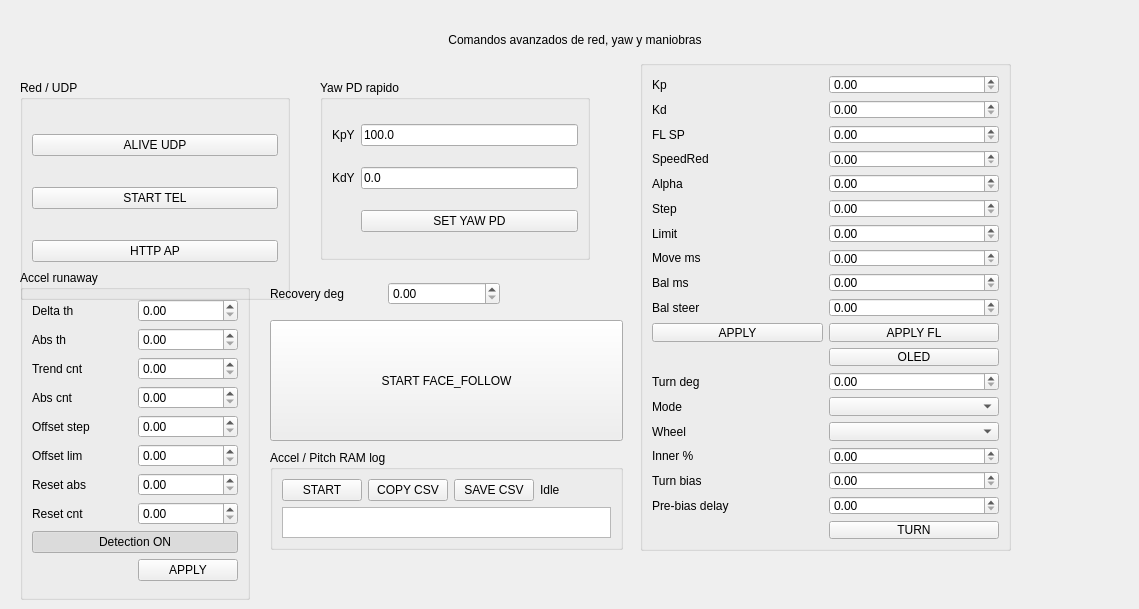
         <widget class="QWidget" name="PaginaComandosAvanzados">
          <widget class="QLabel" name="advancedTitleLabel">
           <property name="geometry">
            <rect>
             <x>20</x>
             <y>20</y>
             <width>1110</width>
             <height>40</height>
            </rect>
           </property>
           <property name="text">
            <string>Comandos avanzados de red, yaw y maniobras</string>
           </property>
           <property name="alignment">
            <set>Qt::AlignmentFlag::AlignCenter</set>
           </property>
          </widget>
          <widget class="QGroupBox" name="networkCommandBox">
           <property name="geometry">
            <rect>
             <x>20</x>
             <y>80</y>
             <width>270</width>
             <height>220</height>
            </rect>
           </property>
           <property name="title">
            <string>Red / UDP</string>
           </property>
           <layout class="QVBoxLayout" name="networkCommandLayout">
            <item>
             <widget class="QPushButton" name="aliveUdpButton">
              <property name="text">
               <string>ALIVE UDP</string>
              </property>
             </widget>
            </item>
            <item>
             <widget class="QPushButton" name="telemetryUdpButton">
              <property name="text">
               <string>START TEL</string>
              </property>
             </widget>
            </item>
            <item>
             <widget class="QPushButton" name="httpSoftApButton">
              <property name="text">
               <string>HTTP AP</string>
              </property>
             </widget>
            </item>
           </layout>
          </widget>
          <widget class="QGroupBox" name="yawPdQuickBox">
           <property name="geometry">
            <rect>
             <x>320</x>
             <y>80</y>
             <width>270</width>
             <height>180</height>
            </rect>
           </property>
           <property name="title">
            <string>Yaw PD rapido</string>
           </property>
           <layout class="QGridLayout" name="yawPdQuickLayout">
            <item row="0" column="0">
             <widget class="QLabel" name="yawKpLabel">
              <property name="text">
               <string>KpY</string>
              </property>
             </widget>
            </item>
            <item row="0" column="1">
             <widget class="QLineEdit" name="yawKpEdit">
              <property name="text">
               <string>100.0</string>
              </property>
             </widget>
            </item>
            <item row="1" column="0">
             <widget class="QLabel" name="yawKdLabel">
              <property name="text">
               <string>KdY</string>
              </property>
             </widget>
            </item>
            <item row="1" column="1">
             <widget class="QLineEdit" name="yawKdEdit">
              <property name="text">
               <string>0.0</string>
              </property>
             </widget>
            </item>
            <item row="2" column="1">
             <widget class="QPushButton" name="yawPdButton">
              <property name="text">
               <string>SET YAW PD</string>
              </property>
             </widget>
            </item>
           </layout>
          </widget>
          <widget class="QGroupBox" name="yawConfigBox">
           <property name="geometry">
            <rect>
             <x>640</x>
             <y>60</y>
             <width>371</width>
             <height>491</height>
            </rect>
           </property>
           <property name="title">
            <string/>
           </property>
           <layout class="QGridLayout" name="yawConfigLayout">
            <item row="3" column="0">
             <widget class="QLabel" name="yawCfgMulLabel">
              <property name="text">
               <string>SpeedRed</string>
              </property>
             </widget>
            </item>
            <item row="9" column="1">
             <widget class="QDoubleSpinBox" name="flCfgBalanceSteering"/>
            </item>
            <item row="18" column="1">
             <widget class="QPushButton" name="turnStartButton">
              <property name="text">
               <string>TURN</string>
              </property>
             </widget>
            </item>
            <item row="15" column="1">
             <widget class="QDoubleSpinBox" name="turnArcPercentSpin"/>
            </item>
            <item row="12" column="0">
             <widget class="QLabel" name="turnAngleLabel">
              <property name="text">
               <string>Turn deg</string>
              </property>
             </widget>
            </item>
            <item row="0" column="0">
             <widget class="QLabel" name="yawCfgKpLabel">
              <property name="text">
               <string>Kp</string>
              </property>
             </widget>
            </item>
            <item row="8" column="0">
             <widget class="QLabel" name="flCfgBalanceMsLabel">
              <property name="text">
               <string>Bal ms</string>
              </property>
             </widget>
            </item>
            <item row="14" column="1">
             <widget class="QComboBox" name="turnWheelCombo"/>
            </item>
            <item row="3" column="1">
             <widget class="QDoubleSpinBox" name="yawCfgMul"/>
            </item>
            <item row="0" column="1">
             <widget class="QDoubleSpinBox" name="yawCfgKp"/>
            </item>
            <item row="13" column="1">
             <widget class="QComboBox" name="turnModeCombo"/>
            </item>
            <item row="12" column="1">
             <widget class="QDoubleSpinBox" name="turnAngleSpin"/>
            </item>
            <item row="2" column="1">
             <widget class="QDoubleSpinBox" name="yawCfgSp">
              <property name="maximum">
               <double>9999.989999999999782</double>
              </property>
             </widget>
            </item>
            <item row="1" column="1">
             <widget class="QDoubleSpinBox" name="yawCfgKd"/>
            </item>
            <item row="10" column="1">
             <widget class="QPushButton" name="flCfgSend">
              <property name="text">
               <string>APPLY FL</string>
              </property>
             </widget>
            </item>
            <item row="6" column="0">
             <widget class="QLabel" name="yawCfgLimitLabel">
              <property name="text">
               <string>Limit</string>
              </property>
             </widget>
            </item>
            <item row="7" column="0">
             <widget class="QLabel" name="flCfgMotionMsLabel">
              <property name="text">
               <string>Move ms</string>
              </property>
             </widget>
            </item>
            <item row="2" column="0">
             <widget class="QLabel" name="yawCfgSpLabel">
              <property name="text">
               <string>FL SP</string>
              </property>
             </widget>
            </item>
            <item row="5" column="0">
             <widget class="QLabel" name="yawCfgStepLabel">
              <property name="text">
               <string>Step</string>
              </property>
             </widget>
            </item>
            <item row="4" column="1">
             <widget class="QDoubleSpinBox" name="yawCfgAlpha"/>
            </item>
            <item row="7" column="1">
             <widget class="QDoubleSpinBox" name="flCfgMotionMs"/>
            </item>
            <item row="6" column="1">
             <widget class="QDoubleSpinBox" name="yawCfgLimit">
              <property name="decimals">
               <number>2</number>
              </property>
              <property name="maximum">
               <double>90119.000000000000000</double>
              </property>
             </widget>
            </item>
            <item row="10" column="0">
             <widget class="QPushButton" name="yawCfgSend">
              <property name="text">
               <string>APPLY</string>
              </property>
             </widget>
            </item>
            <item row="9" column="0">
             <widget class="QLabel" name="flCfgBalanceSteeringLabel">
              <property name="text">
               <string>Bal steer</string>
              </property>
             </widget>
            </item>
            <item row="4" column="0">
             <widget class="QLabel" name="yawCfgAlphaLabel">
              <property name="text">
               <string>Alpha</string>
              </property>
             </widget>
            </item>
            <item row="1" column="0">
             <widget class="QLabel" name="yawCfgKdLabel">
              <property name="text">
               <string>Kd</string>
              </property>
             </widget>
            </item>
            <item row="13" column="0">
             <widget class="QLabel" name="turnModeLabel">
              <property name="text">
               <string>Mode</string>
              </property>
             </widget>
            </item>
            <item row="5" column="1">
             <widget class="QDoubleSpinBox" name="yawCfgStep"/>
            </item>
            <item row="14" column="0">
             <widget class="QLabel" name="turnWheelLabel">
              <property name="text">
               <string>Wheel</string>
              </property>
             </widget>
            </item>
            <item row="15" column="0">
             <widget class="QLabel" name="turnArcPercentLabel">
              <property name="text">
               <string>Inner %</string>
              </property>
             </widget>
            </item>
            <item row="16" column="0">
             <widget class="QLabel" name="turnBiasLabel">
              <property name="text">
               <string>Turn bias</string>
              </property>
             </widget>
            </item>
            <item row="16" column="1">
             <widget class="QDoubleSpinBox" name="turnBiasSpin"/>
            </item>
            <item row="17" column="0">
             <widget class="QLabel" name="turnPreBiasDelayLabel">
              <property name="text">
               <string>Pre-bias delay</string>
              </property>
             </widget>
            </item>
            <item row="17" column="1">
             <widget class="QDoubleSpinBox" name="turnPreBiasDelaySpin"/>
            </item>
            <item row="8" column="1">
             <widget class="QDoubleSpinBox" name="flCfgBalanceMs"/>
            </item>
            <item row="11" column="1">
             <widget class="QPushButton" name="yawCfgOled">
              <property name="text">
               <string>OLED</string>
              </property>
             </widget>
            </item>
           </layout>
          </widget>
          <widget class="QGroupBox" name="accelRunawayBox">
           <property name="geometry">
            <rect>
              <x>20</x>
              <y>270</y>
              <width>230</width>
              <height>330</height>
             </rect>
            </property>
           <property name="title">
            <string>Accel runaway</string>
           </property>
           <layout class="QGridLayout" name="accelRunawayLayout">
            <item row="0" column="0">
             <widget class="QLabel" name="accelRunawayDeltaLabel">
              <property name="text">
               <string>Delta th</string>
              </property>
             </widget>
            </item>
            <item row="0" column="1">
             <widget class="QDoubleSpinBox" name="accelRunawayDeltaSpin"/>
            </item>
            <item row="1" column="0">
             <widget class="QLabel" name="accelRunawayAbsLabel">
              <property name="text">
               <string>Abs th</string>
              </property>
             </widget>
            </item>
            <item row="1" column="1">
             <widget class="QDoubleSpinBox" name="accelRunawayAbsSpin"/>
            </item>
            <item row="2" column="0">
             <widget class="QLabel" name="accelRunawayTrendLimitLabel">
              <property name="text">
               <string>Trend cnt</string>
              </property>
             </widget>
            </item>
            <item row="2" column="1">
             <widget class="QDoubleSpinBox" name="accelRunawayTrendLimitSpin"/>
            </item>
            <item row="3" column="0">
             <widget class="QLabel" name="accelRunawayAbsLimitLabel">
              <property name="text">
               <string>Abs cnt</string>
              </property>
             </widget>
            </item>
            <item row="3" column="1">
             <widget class="QDoubleSpinBox" name="accelRunawayAbsLimitSpin"/>
            </item>
            <item row="4" column="0">
             <widget class="QLabel" name="accelAdaptiveStepLabel">
              <property name="text">
               <string>Offset step</string>
              </property>
             </widget>
            </item>
            <item row="4" column="1">
             <widget class="QDoubleSpinBox" name="accelAdaptiveStepSpin"/>
            </item>
            <item row="5" column="0">
             <widget class="QLabel" name="accelAdaptiveLimitLabel">
              <property name="text">
               <string>Offset lim</string>
              </property>
             </widget>
            </item>
            <item row="5" column="1">
             <widget class="QDoubleSpinBox" name="accelAdaptiveLimitSpin">
              <property name="maximum">
               <double>9999.989999999999782</double>
              </property>
             </widget>
            </item>
            <item row="6" column="0">
             <widget class="QLabel" name="accelAdaptiveResetAbsLabel">
              <property name="text">
               <string>Reset abs</string>
              </property>
             </widget>
            </item>
            <item row="6" column="1">
             <widget class="QDoubleSpinBox" name="accelAdaptiveResetAbsSpin"/>
            </item>
            <item row="7" column="0">
             <widget class="QLabel" name="accelAdaptiveResetCountLabel">
              <property name="text">
               <string>Reset cnt</string>
              </property>
             </widget>
            </item>
            <item row="7" column="1">
             <widget class="QDoubleSpinBox" name="accelAdaptiveResetCountSpin"/>
            </item>
            <item row="8" column="0" colspan="2">
             <widget class="QPushButton" name="accelRunawayModeButton">
              <property name="checkable">
               <bool>true</bool>
              </property>
              <property name="checked">
               <bool>true</bool>
              </property>
              <property name="text">
               <string>Detection ON</string>
              </property>
             </widget>
            </item>
            <item row="9" column="1">
             <widget class="QPushButton" name="accelRunawayApplyButton">
              <property name="text">
               <string>APPLY</string>
              </property>
             </widget>
            </item>
           </layout>
          </widget>
          <widget class="QWidget" name="pitchRecoveryWidget">
           <property name="geometry">
            <rect>
             <x>270</x>
             <y>270</y>
             <width>230</width>
             <height>130</height>
            </rect>
           </property>
           <layout class="QVBoxLayout" name="pitchRecoveryLayout">
            <item>
             <layout class="QHBoxLayout" name="pitchRecoveryThresholdLayout">
              <item>
               <widget class="QLabel" name="pitchRecoveryThresholdLabel">
                <property name="text">
                 <string>Recovery deg</string>
                </property>
               </widget>
              </item>
              <item>
               <widget class="QDoubleSpinBox" name="pitchRecoveryThresholdSpin"/>
              </item>
             </layout>
            </item>
            <item>
             <layout class="QHBoxLayout" name="pitchRecoveryBrakeLayout">
              <item>
               <widget class="QLabel" name="pitchRecoveryBrakeMsLabel">
                <property name="text">
                 <string>Brake ms</string>
                </property>
               </widget>
              </item>
              <item>
               <widget class="QDoubleSpinBox" name="pitchRecoveryBrakeMsSpin"/>
              </item>
             </layout>
            </item>
            <item>
             <widget class="QPushButton" name="pitchRecoveryApplyButton">
              <property name="text">
               <string>APPLY RECOVERY</string>
              </property>
             </widget>
            </item>
           </layout>
          </widget>
          <widget class="QGroupBox" name="accelLogBox">
           <property name="geometry">
            <rect>
             <x>270</x>
             <y>450</y>
             <width>353</width>
             <height>100</height>
            </rect>
           </property>
           <property name="title">
            <string>Accel / Pitch RAM log</string>
           </property>
           <layout class="QVBoxLayout" name="accelLogLayout">
            <item>
             <layout class="QHBoxLayout" name="accelLogButtonsLayout">
              <item>
               <widget class="QPushButton" name="accelLogStartButton">
                <property name="text">
                 <string>START</string>
                </property>
               </widget>
              </item>
              <item>
               <widget class="QPushButton" name="accelLogCopyButton">
                <property name="text">
                 <string>COPY CSV</string>
                </property>
               </widget>
              </item>
              <item>
               <widget class="QPushButton" name="accelLogSaveButton">
                <property name="text">
                 <string>SAVE CSV</string>
                </property>
               </widget>
              </item>
              <item>
               <widget class="QLabel" name="accelLogStatusLabel">
                <property name="text">
                 <string>Idle</string>
                </property>
               </widget>
              </item>
             </layout>
            </item>
            <item>
             <widget class="QTextEdit" name="accelLogTextEdit">
              <property name="readOnly">
               <bool>true</bool>
              </property>
             </widget>
            </item>
           </layout>
          </widget>
          <widget class="QPushButton" name="obstacleFollowStartButton">
           <property name="geometry">
            <rect>
             <x>270</x>
             <y>320</y>
             <width>353</width>
             <height>121</height>
            </rect>
           </property>
           <property name="text">
            <string>START FACE_FOLLOW</string>
           </property>
          </widget>
         </widget>
